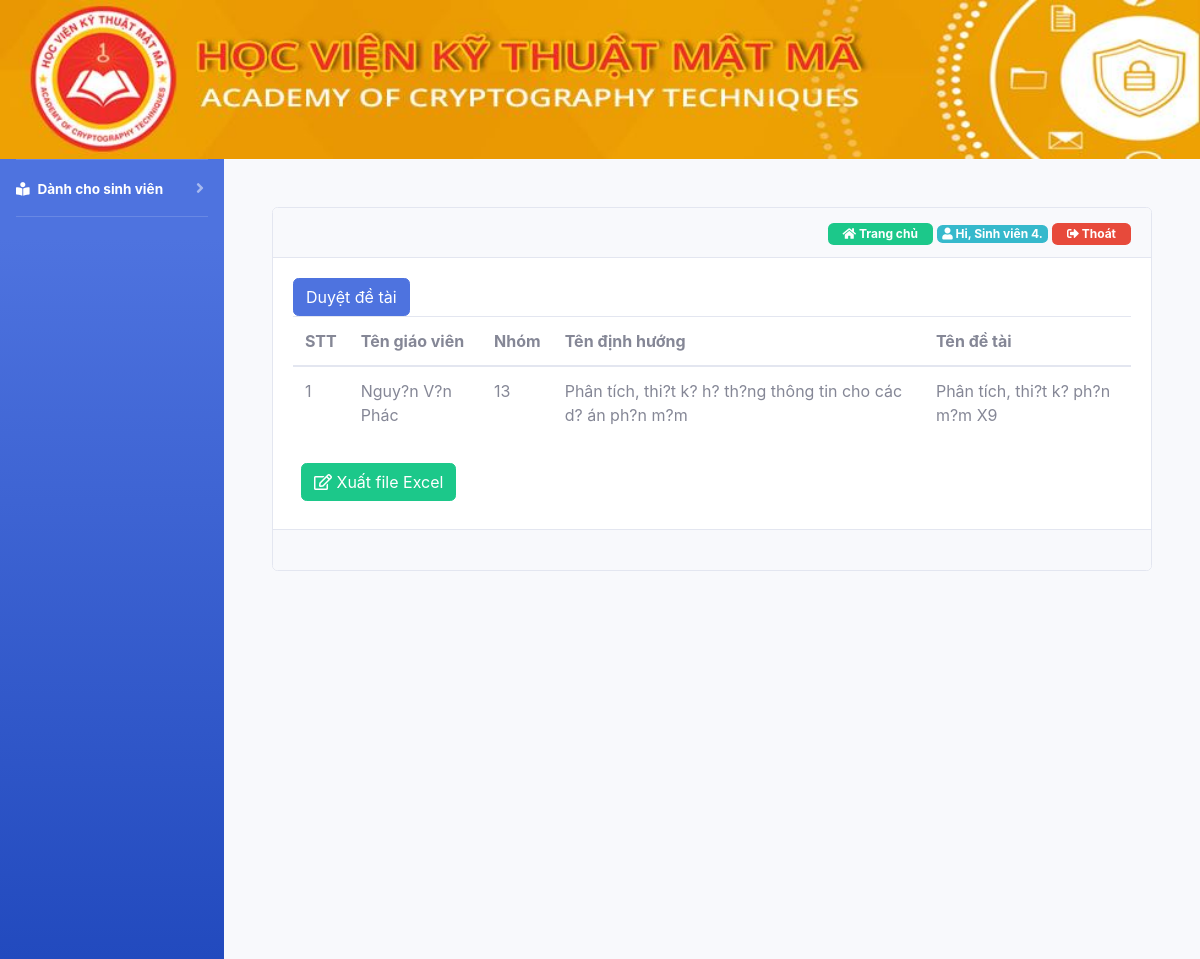
The page /danh-sach-de-tai.php (signed in) on the database its author committed.
### tables this page shows
CREATE TABLE `user` (
  `id` int(11) NOT NULL,
  `username` text NOT NULL,
  `password` text NOT NULL,
  `fullname` text NOT NULL,
  `phone` int(11) NOT NULL,
  `email` text NOT NULL,
  `permission` text NOT NULL
);

CREATE TABLE `dsdetai` (
  `id` int(11) NOT NULL,
  `tengv` text NOT NULL,
  `nhom` text NOT NULL,
  `detai` text NOT NULL,
  `dinhhuong` text NOT NULL
);

### danh-sach-de-tai.php (the view, shortened to what this page needs)
<!DOCTYPE html>
<html>
<head>
    <?php require_once('filecss.php') ?>
</head>
<body>
    <div class="container-fluid">
        <?php require_once('logo.php'); ?>
        <div class="main" >
            <div id="wrapper">
                <div id="sidebar">
                    <?php require_once('menu_left.php'); ?>
                </div>
                <div id="content-wrapper" class="d-flex flex-column p-5">
                    <div class="status">
                        <div class="card">
                            <div class="card-header text-right">
                                <?php require_once('home_page.php') ?>
                            </div>
                            <div class="card-body">
                                <form action="" method="post">
                                    <a class="btn btn-primary" href="duyet-de-tai.php">Duyệt đề tài</a>
                                    <table class="table table-hover table-inverse">
                                        <thead>
                                            <tr>
                                                <th>STT</th>
                                                <th>Tên giáo viên</th>
                                                <th>Nhóm</th>
                                                <th>Tên định hướng</th>
                                                <th>Tên đề tài</th>
                                            </tr>
                                        </thead>
                                        <tbody>
                                            <?php
                                            if ($permission == 'teacher') {
                                                $check = mysqli_query($con,"select * from dsdetai where tengv = '$fullname'");
                                            }else{
                                                $check = mysqli_query($con,"select * from dsdetai ");
                                            }
                                            while ($rowq = mysqli_fetch_row($check)) {
                                               ?>
                                               <tr>
                                                   <td><?php echo $rowq['0'] ?></td>
                                                   <td><?php echo $rowq['1'] ?></td>
                                                   <td><?php echo $rowq['2'] ?></td>
                                                   <td><?php echo $rowq['4'] ?></td>
                                                   <td><?php echo $rowq['3'] ?></td>
                                               </tr>
                                               <?php
                                           }
                                           ?>
                                       </tbody>
                                   </table>
                                   <button type="submit" class=" m-2 btn btn-success" name="export"><i class="far fa-edit"></i> Xuất file Excel</button>
                               </form>
                           </div>
                           <div class="card-footer">
                        </div>
                    </div>
                </div>
            </div>
        </div>
    </div>
</body>
</html>

### home_page.php (shortened to what this page needs)
<a href="index.php" style="text-decoration: none;"><span class="badge badge-success" style="padding: 5px 15px; "><i class="fas fa-home"></i> Trang chủ</span></a>
<?php
if (isset($_SESSION['username'])) {
    include 'lib/connect.php';
    $username = $_SESSION['username'];
    $sql = "select * from user where username='$username'";
    $query = mysqli_query($con, $sql);
    if ($query) {
        $row = mysqli_fetch_row($query);
        ?>
        <span class="badge badge-info"><i class="fas fa-user"></i><?php echo " Hi, " . $row[3] . "."; ?></span>
        <a href="logout.php" ><span class="badge badge-danger" style="padding: 5px 15px;"><i class="fas fa-sign-out-alt"></i> Thoát</span></a>
        <?php
    }
} else {
    header("Location: /TTCS/login.php");
    ?>
    <?php
}
?>

### rows shown on the page
user: fullname "Sinh viên 4"
dsdetai: id "1", tengv "Nguy?n V?n Phác", nhom "13", dinhhuong "Phân tích, thi?t k? h? th?ng thông tin cho các d? án ph?n m?m", detai "Phân tích, thi?t k? ph?n m?m X9"
